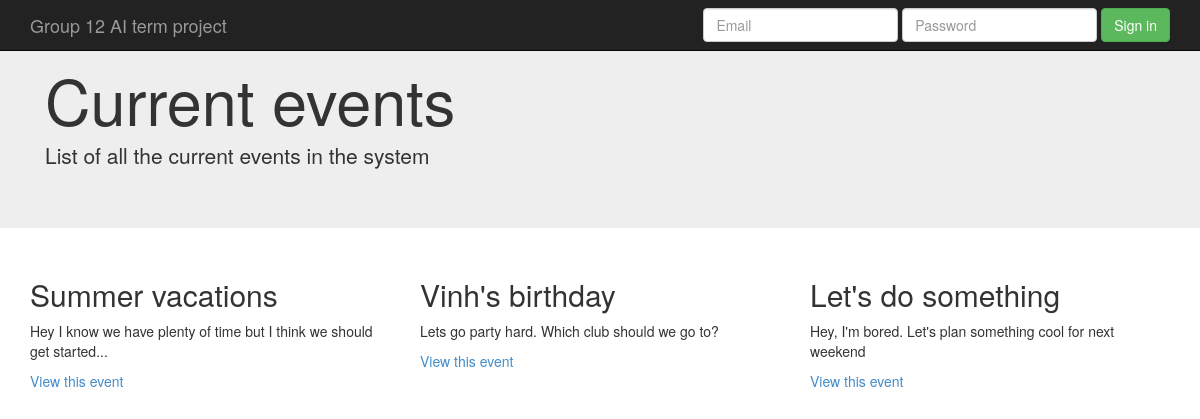
Screenshot of /events/ with the database file from the repository.
### events/models.py (models this page shows, shortened)
class Event(models.Model):
    title = models.CharField(max_length=200)
    pub_date = models.DateTimeField('date published')
    deadline_date =  models.DateTimeField('deadline to answer')
    comment = models.CharField(max_length=2000)

### events/views.py (the view)
class IndexView(generic.ListView):
    template_name = 'events/index.html'
    context_object_name = 'all_event_list'
    def get_queryset(self):
        return Event.objects.all().order_by('-pub_date')

### events/templates/events/index.html (shortened to what this page needs)
{% extends "base.html" %}
{% block jumbotron-top %}
    <h1>Current events</h1>
    <p>List of all the current events in the system</p>
{% endblock jumbotron-top %}
{% block jumbotron-maincontainer %}
    <div class="row">
        {% if all_event_list %}
            {% for event in all_event_list %}
                <div class="col-md-4">
                    <h2>{{event.title}}</h2>
                    <p>{{ event.comment}}</p>
                    <a href="{% url 'events:detail' event.id %}">View this event</a>
                </div>
            {% endfor %}
        {% else %}
            <p>No events are available.</p>
        {% endif %}
    </div>
{% endblock jumbotron-maincontainer %}

### rows the page displays
Event: title "Summer vacations", comment "Hey I know we have plenty of time but I think we should get started..."
Event: title "Vinh's birthday", comment "Lets go party hard. Which club should we go to?"
Event: title "Let's do something", comment "Hey, I'm bored. Let's plan something cool for next weekend"
